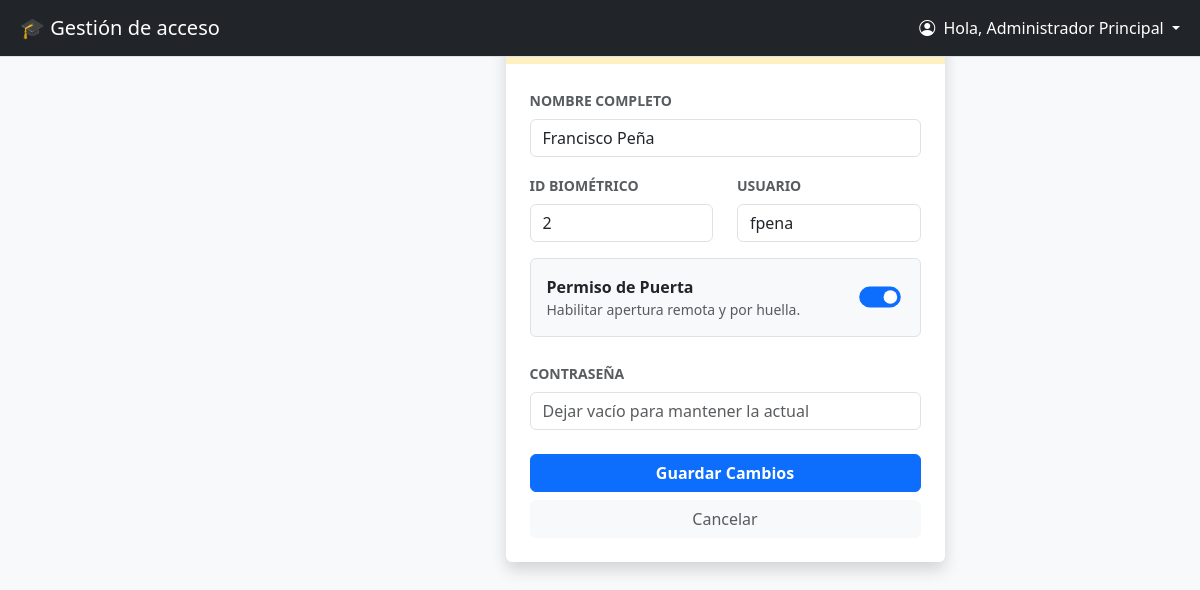
The app's page /editar_docente/2 (signed in), older data.
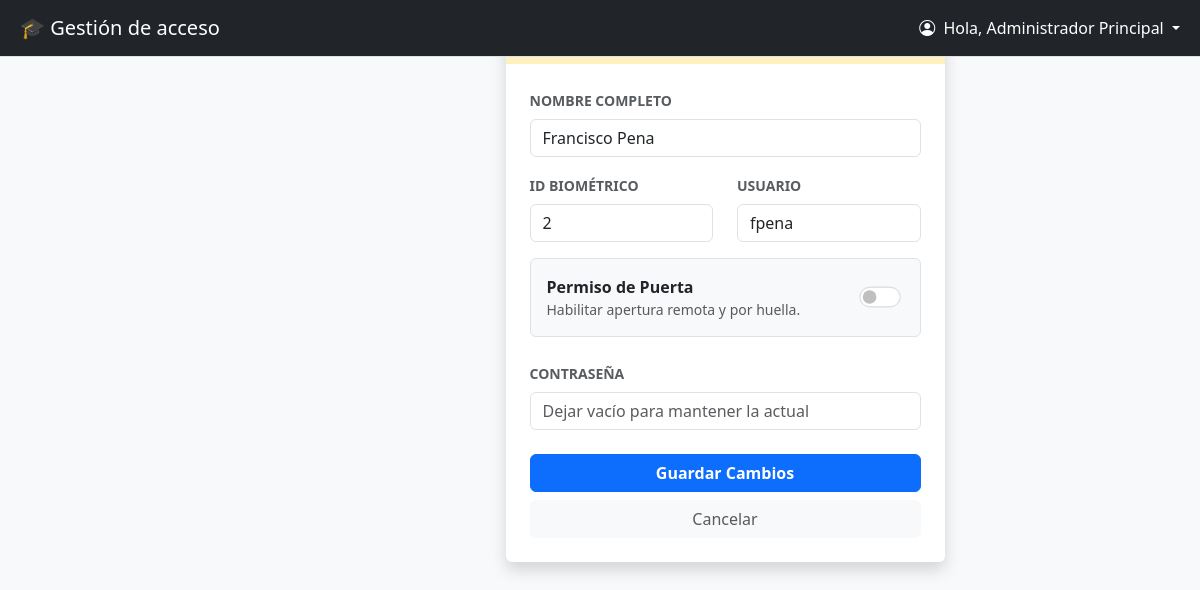
The same page, newer data.
### tables this page shows
CREATE TABLE usuarios (
            id INTEGER PRIMARY KEY AUTOINCREMENT,
            biometric_id TEXT UNIQUE,  -- ID en el aparato (ej: "1")
            nombre TEXT NOT NULL,
            username TEXT UNIQUE NOT NULL, -- Para hacer login
            password TEXT NOT NULL,
            rol TEXT DEFAULT 'docente' -- 'admin' o 'docente'
        , acceso_puerta INTEGER DEFAULT 0);

### app.py (the view)
@app.route('/editar_docente/<int:id>')
@login_required
def editar_docente(id):
    if current_user.rol != 'admin': return redirect(url_for('login'))
    conn = bio.get_db_connection()
    docente = conn.execute("SELECT * FROM usuarios WHERE id = ?", (id,)).fetchone()
    conn.close()
    if docente:
        return render_template('editar_docente.html', docente=dict(docente))
    flash('El docente no fue encontrado.', 'warning')
    return redirect(url_for('admin_dashboard'))

### app.py (called while the page is built)
@login_manager.user_loader
def load_user(user_id):
    conn = bio.get_db_connection()
    u = conn.execute("SELECT * FROM usuarios WHERE id = ?", (user_id,)).fetchone()
    conn.close()
    if u:
        acceso = u['acceso_puerta'] if 'acceso_puerta' in u.keys() else 0
        return User(id=u['id'], username=u['username'], rol=u['rol'],
                    nombre=u['nombre'], bio_id=u['biometric_id'], acceso_puerta=acceso)
    return None

### biometrico_driver.py (called while the page is built)
def get_db_connection():
    conn = sqlite3.connect(config.DB_NAME, check_same_thread=False)
    conn.row_factory = sqlite3.Row
    return conn

### templates/editar_docente.html (shortened to what this page needs)
{% extends "base.html" %}
{% block content %}
<div class="row justify-content-center">
    <div class="col-md-6">
        <div class="card shadow border-0">
            <div class="card-header bg-warning bg-opacity-25 text-dark fw-bold border-bottom-0">
            </div>
            <div class="card-body p-4">
                <form action="{{ url_for('actualizar_docente') }}" method="POST">
                    <div class="mb-3">
                        <label class="form-label text-muted small fw-bold">NOMBRE COMPLETO</label>
                        <input type="text" name="nombre" class="form-control" value="{{ docente.nombre }}" required>
                    </div>
                    <div class="row mb-3">
                        <div class="col-6">
                            <label class="form-label text-muted small fw-bold">ID BIOMÉTRICO</label>
                            <input type="number" name="bio_id" class="form-control" value="{{ docente.biometric_id }}" required>
                        </div>
                        <div class="col-6">
                            <label class="form-label text-muted small fw-bold">USUARIO</label>
                            <input type="text" name="username" class="form-control" value="{{ docente.username }}" required>
                        </div>
                    </div>
                    <div class="mb-4">
                        <div class="d-flex justify-content-between align-items-center p-3 border rounded bg-light">
                            <div>
                                <label class="fw-bold mb-0 text-dark" for="editPermiso">Permiso de Puerta</label>
                                <div class="small text-muted">Habilitar apertura remota y por huella.</div>
                            </div>
                            <div class="form-check form-switch">
                                <input class="form-check-input" type="checkbox" name="acceso_puerta" id="editPermiso"
                                       style="transform: scale(1.3); cursor: pointer;"
                                       {% if docente.acceso_puerta == 1 %}checked{% endif %}>
                            </div>
                        </div>
                    </div>
                    <div class="mb-4">
                        <label class="form-label text-muted small fw-bold">CONTRASEÑA</label>
                        <input type="password" name="password" class="form-control" placeholder="Dejar vacío para mantener la actual">
                    </div>
                    <div class="d-grid gap-2">
                        <button type="submit" class="btn btn-primary fw-bold">Guardar Cambios</button>
                        <a href="{{ url_for('admin_dashboard') }}" class="btn btn-light text-muted">Cancelar</a>
                    </div>
                </form>
            </div>
        </div>
    </div>
</div>
{% endblock %}

Row changes from the older to the newer data that the page shows:
changed usuarios "fpena": nombre "Francisco Peña" → "Francisco Pena"; acceso_puerta "☑" → "☐"
